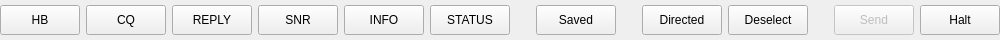
            <widget class="QWidget" name="macroHorizonalWidget" native="true">
              <property name="sizePolicy">
                <sizepolicy hsizetype="Preferred" vsizetype="Preferred">
                  <horstretch>0</horstretch>
                  <verstretch>0</verstretch>
                </sizepolicy>
              </property>
              <property name="minimumSize">
                <size>
                  <width>0</width>
                  <height>25</height>
                </size>
              </property>
              <property name="maximumSize">
                <size>
                  <width>16777215</width>
                  <height>40</height>
                </size>
              </property>
              <layout class="QGridLayout" name="gridLayout">
                <property name="leftMargin">
                  <number>0</number>
                </property>
                <property name="topMargin">
                  <number>0</number>
                </property>
                <property name="rightMargin">
                  <number>0</number>
                </property>
                <property name="bottomMargin">
                  <number>0</number>
                </property>
                <item row="1" column="13">
                  <widget class="QPushButton" name="queryButton">
                    <property name="minimumSize">
                      <size>
                        <width>0</width>
                        <height>30</height>
                      </size>
                    </property>
                    <property name="toolTip">
                      <string>&lt;html&gt;&lt;head/&gt;&lt;body&gt;&lt;p&gt;Send a directed message to another station&lt;/p&gt;&lt;/body&gt;&lt;/html&gt;</string>
                    </property>
                    <property name="text">
                      <string>Directed</string>
                    </property>
                  </widget>
                </item>
                <item row="1" column="4">
                  <widget class="QPushButton" name="snrMacroButton">
                    <property name="minimumSize">
                      <size>
                        <width>0</width>
                        <height>30</height>
                      </size>
                    </property>
                    <property name="toolTip">
                      <string>&lt;html&gt;&lt;head/&gt;&lt;body&gt;&lt;p&gt;Send an signal report&lt;/p&gt;&lt;/body&gt;&lt;/html&gt;</string>
                    </property>
                    <property name="text">
                      <string>SNR</string>
                    </property>
                  </widget>
                </item>
                <item row="1" column="7">
                  <spacer name="horizontalSpacer_11">
                    <property name="orientation">
                      <enum>Qt::Orientation::Horizontal</enum>
                    </property>
                    <property name="sizeType">
                      <enum>QSizePolicy::Policy::Preferred</enum>
                    </property>
                    <property name="sizeHint" stdset="0">
                      <size>
                        <width>20</width>
                        <height>10</height>
                      </size>
                    </property>
                  </spacer>
                </item>
                <item row="1" column="0">
                  <widget class="QPushButton" name="hbMacroButton">
                    <property name="minimumSize">
                      <size>
                        <width>0</width>
                        <height>30</height>
                      </size>
                    </property>
                    <property name="toolTip">
                      <string>&lt;html&gt;&lt;head/&gt;&lt;body&gt;&lt;p align="justify"&gt;Send a Heartbeat message&lt;/p&gt;&lt;/body&gt;&lt;/html&gt;</string>
                    </property>
                    <property name="autoFillBackground">
                      <bool>true</bool>
                    </property>
                    <property name="styleSheet">
                      <string notr="true">QPushButton:checked {
  font-weight:bold;
  color:black;
}</string>
                    </property>
                    <property name="text">
                      <string>HB</string>
                    </property>
                    <property name="checkable">
                      <bool>true</bool>
                    </property>
                  </widget>
                </item>
                <item row="1" column="8">
                  <widget class="QPushButton" name="macrosMacroButton">
                    <property name="minimumSize">
                      <size>
                        <width>0</width>
                        <height>30</height>
                      </size>
                    </property>
                    <property name="toolTip">
                      <string>&lt;html&gt;&lt;head/&gt;&lt;body&gt;&lt;p&gt;Send a saved message&lt;/p&gt;&lt;/body&gt;&lt;/html&gt;</string>
                    </property>
                    <property name="text">
                      <string>Saved</string>
                    </property>
                  </widget>
                </item>
                <item row="1" column="5">
                  <widget class="QPushButton" name="infoMacroButton">
                    <property name="minimumSize">
                      <size>
                        <width>0</width>
                        <height>30</height>
                      </size>
                    </property>
                    <property name="toolTip">
                      <string>&lt;html&gt;&lt;head/&gt;&lt;body&gt;&lt;p&gt;Send your station information message&lt;/p&gt;&lt;/body&gt;&lt;/html&gt;</string>
                    </property>
                    <property name="text">
                      <string>INFO</string>
                    </property>
                  </widget>
                </item>
                <item row="1" column="1">
                  <widget class="QPushButton" name="cqMacroButton">
                    <property name="minimumSize">
                      <size>
                        <width>0</width>
                        <height>30</height>
                      </size>
                    </property>
                    <property name="toolTip">
                      <string>&lt;html&gt;&lt;head/&gt;&lt;body&gt;&lt;p&gt;Send a CQ message&lt;/p&gt;&lt;/body&gt;&lt;/html&gt;</string>
                    </property>
                    <property name="autoFillBackground">
                      <bool>true</bool>
                    </property>
                    <property name="styleSheet">
                      <string notr="true">QPushButton:checked {
  font-weight:bold;
  color:black;
}</string>
                    </property>
                    <property name="text">
                      <string>CQ</string>
                    </property>
                    <property name="checkable">
                      <bool>true</bool>
                    </property>
                    <property name="flat">
                      <bool>false</bool>
                    </property>
                  </widget>
                </item>
                <item row="1" column="17">
                  <widget class="QPushButton" name="startTxButton">
                    <property name="enabled">
                      <bool>false</bool>
                    </property>
                    <property name="minimumSize">
                      <size>
                        <width>0</width>
                        <height>30</height>
                      </size>
                    </property>
                    <property name="toolTip">
                      <string>&lt;html&gt;&lt;head/&gt;&lt;body&gt;&lt;p&gt;Start transmitting&lt;/p&gt;&lt;/body&gt;&lt;/html&gt;</string>
                    </property>
                    <property name="autoFillBackground">
                      <bool>false</bool>
                    </property>
                    <property name="styleSheet">
                      <string notr="true">QPushButton:checked {
background-color: #22FF22;
color:#222;
}
QPushButton[transmitting="true"]{
background:#FF2222;
color:#222;
}</string>
                    </property>
                    <property name="text">
                      <string>Send</string>
                    </property>
                    <property name="checkable">
                      <bool>true</bool>
                    </property>
                  </widget>
                </item>
                <item row="1" column="14">
                  <widget class="QPushButton" name="deselectButton">
                    <property name="sizePolicy">
                      <sizepolicy hsizetype="Minimum" vsizetype="Fixed">
                        <horstretch>0</horstretch>
                        <verstretch>0</verstretch>
                      </sizepolicy>
                    </property>
                    <property name="minimumSize">
                      <size>
                        <width>0</width>
                        <height>30</height>
                      </size>
                    </property>
                    <property name="toolTip">
                      <string>&lt;html&gt;&lt;head/&gt;&lt;body&gt;&lt;p&gt;Deselect the current callsign for directed messaging&lt;/p&gt;&lt;/body&gt;&lt;/html&gt;</string>
                    </property>
                    <property name="text">
                      <string>Deselect</string>
                    </property>
                  </widget>
                </item>
                <item row="1" column="16">
                  <spacer name="horizontalSpacer_5">
                    <property name="orientation">
                      <enum>Qt::Orientation::Horizontal</enum>
                    </property>
                    <property name="sizeType">
                      <enum>QSizePolicy::Policy::Preferred</enum>
                    </property>
                    <property name="sizeHint" stdset="0">
                      <size>
                        <width>20</width>
                        <height>10</height>
                      </size>
                    </property>
                  </spacer>
                </item>
                <item row="1" column="9">
                  <spacer name="horizontalSpacerSavedDirected">
                    <property name="orientation">
                      <enum>Qt::Orientation::Horizontal</enum>
                    </property>
                    <property name="sizeType">
                      <enum>QSizePolicy::Policy::Preferred</enum>
                    </property>
                    <property name="sizeHint" stdset="0">
                      <size>
                        <width>20</width>
                        <height>10</height>
                      </size>
                    </property>
                  </spacer>
                </item>
                <item row="1" column="3">
                  <widget class="QPushButton" name="replyMacroButton">
                    <property name="minimumSize">
                      <size>
                        <width>0</width>
                        <height>30</height>
                      </size>
                    </property>
                    <property name="toolTip">
                      <string>&lt;html&gt;&lt;head/&gt;&lt;body&gt;&lt;p&gt;Reply to a CQ&lt;/p&gt;&lt;/body&gt;&lt;/html&gt;</string>
                    </property>
                    <property name="text">
                      <string>REPLY</string>
                    </property>
                  </widget>
                </item>
                <item row="1" column="18">
                  <widget class="QPushButton" name="stopTxButton">
                    <property name="minimumSize">
                      <size>
                        <width>75</width>
                        <height>30</height>
                      </size>
                    </property>
                    <property name="toolTip">
                      <string>&lt;html&gt;&lt;head/&gt;&lt;body&gt;&lt;p&gt;Stop transmitting&lt;/p&gt;&lt;/body&gt;&lt;/html&gt;</string>
                    </property>
                    <property name="text">
                      <string>Halt</string>
                    </property>
                  </widget>
                </item>
                <item row="1" column="6">
                  <widget class="QPushButton" name="statusMacroButton">
                    <property name="minimumSize">
                      <size>
                        <width>0</width>
                        <height>30</height>
                      </size>
                    </property>
                    <property name="toolTip">
                      <string>Send your station status message</string>
                    </property>
                    <property name="text">
                      <string>STATUS</string>
                    </property>
                  </widget>
                </item>
              </layout>
            </widget>
